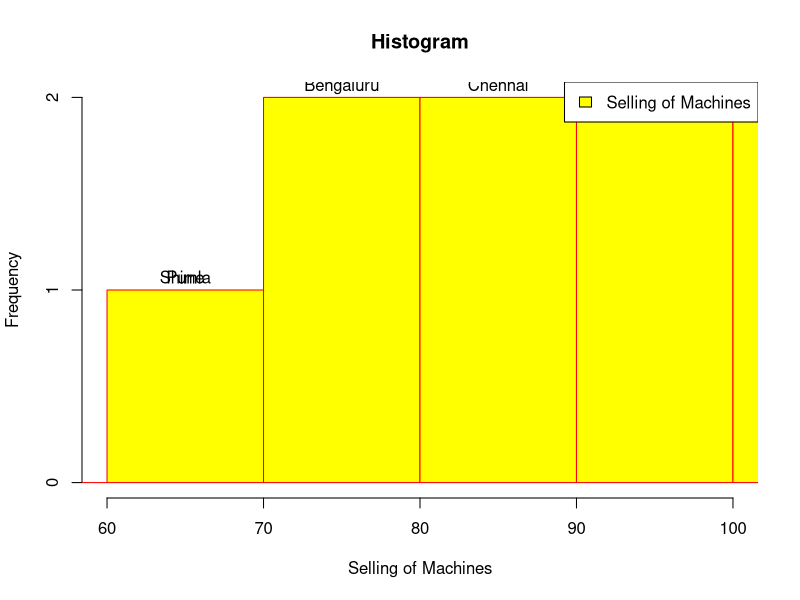
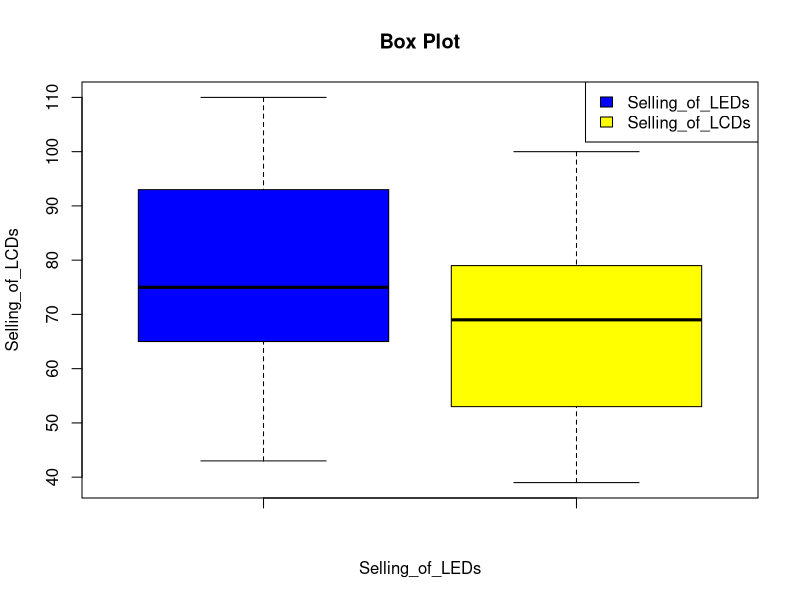
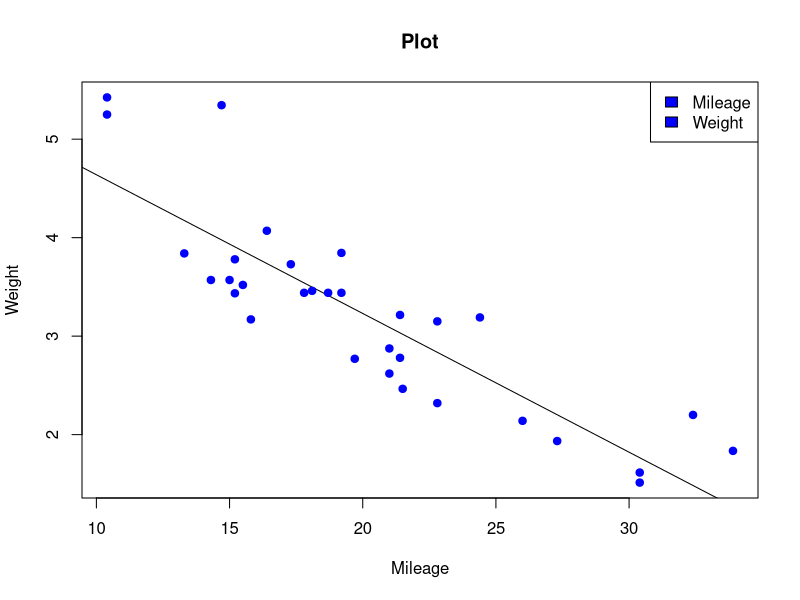
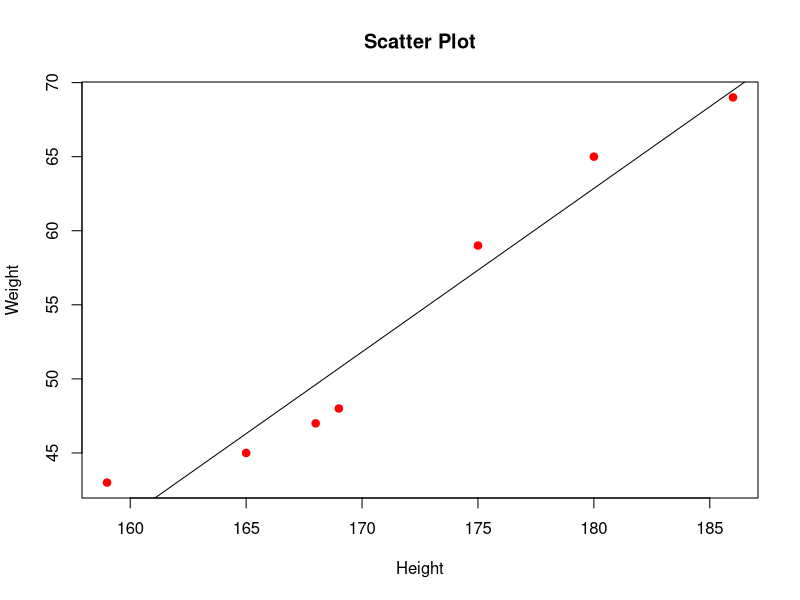

R code for these plots, in order:
#SET 1
# 1

Selling_of_Machines <- c(45,95,105,75,85,80,90,65,110,100)
City <- c("Bhavnagar", "Ahmedabad", "Pune", "Bengaluru", "Chennai", "Mumbai", "Mathura", "Vadodara", "Delhi", "Shimla")

df <- data.frame(Selling_of_Machines, City)
print(df)

hist(df$Selling_of_Machines, labels = df$City, main = "Histogram",xlab = "Selling of Machines", col = "yellow", border = "red", xlim = c(60, 100))
legend(x = "topright", legend = "Selling of Machines", fill = "yellow")


# 2

v <- c(14,76,56,34,23,89,78,10)
print(v)

# Method 1
z <- (v - mean(v)) / sd(v)
print(z)

# Method 2
print(scale(v, scale = TRUE, center = TRUE))

# 3

v1 <- c(12,13,15,17,16,19,20,23,25,27,29,31,NA)
print(v1)

mean <- mean(v1, na.rm = TRUE)
print(mean)

median <- median(v1, na.rm = TRUE)
print(median)

mode <- names(sort(table(v1)))
print(mode)

mode <- names(sort(table(v1)))[1]
print(mode)

mul <- v1 * 2
print(mul)

print(length(v1))

a <- 45
v1 <- c(v1, a)
print(v1)

print(sort(v1 + 5, decreasing = TRUE))

# 4

data <- wilcox.test(mpg ~ am, data = mtcars)
print(data$p.value)

# SET : 2

# 1
Selling_of_LEDs <- c(69,93,110,65,75,80,97,43,55)
Selling_of_LCDs <- c(61,78,100,53,69,80,79,39,48)

df <- data.frame(Selling_of_LEDs, Selling_of_LCDs)
print(df)

boxplot(df$Selling_of_LEDs, df$Selling_of_LCDs, main = "Box Plot", col = c("blue", "yellow"), xlab = "Selling_of_LEDs", ylab = "Selling_of_LCDs")
legend(x = "topright", legend = c("Selling_of_LEDs", "Selling_of_LCDs"), fill = c("blue", "yellow"))

# 2
V1 <- c(124,176,116,134,219,189,178,310)
V2 <- c(110,120,180,200,160,155,168,210)

t.test(V1, mu = 134)
t.test(V1, V2, var.equal = TRUE)
t.test(V1, V2, paired = TRUE)

# 3
v <- c(112,139,195,172,162,119,2202,23,225,217,219,131,NA)

mean <- mean(v, na.rm = TRUE)
print(mean)

median <- median(v1, na.rm = TRUE)
print(median)

mode <- names(sort(table(v)))
print(mode)

mode <- names(sort(table(v)))[1]
print(mode)

maximum <- max(v, na.rm = TRUE)
print(maximum)

minimum <- min(v, na.rm = TRUE)
print(minimum)

print(length(v))

a <- 345
v <- c(v, a)
print(v)

print(sort(v + 5, decreasing = TRUE))


# 3
mileage <- mtcars$mpg
print(mileage)

weight <- mtcars$wt
print(weight)

correlation <- cor(mileage, weight, method = "pearson")
print(correlation)

a <- lm(weight~mileage)
print(a)

plot(mileage, weight, main = "Plot", xlab = "Mileage", ylab = "Weight", abline(lm(weight~mileage)), col = "blue", cex = 1.5, pch = 20)
legend(x = "topright", legend = c("Mileage", "Weight"), fill = c("blue"))


# SET : 3

# 1
Height <- c(165,169,168,159,175,180,186)
print(Height)

Weight <- c(45,48,47,43,59,65,69)
print(Weight)

df <- data.frame(Height, Weight)
print(df)

plot(df$Height, df$Weight, main = "Scatter Plot", xlab = "Height", ylab = "Weight", abline(lm(Weight~Height)), col = "red", cex = 1.5, pch = 20)

# 2
input <- mtcars[,c('mpg', 'hp', 'am')]
print(input)

a <- aov(mpg ~ hp * am, data = mtcars)
print(summary(a))

b <- aov(mpg ~ hp + am, data = mtcars)
print(summary(b))

# 3
v <- c(11,13,15,12,14,19,22,23,25,21,29,31,NA)
print(v)

mean <- mean(v, na.rm = TRUE)
print(mean)

median <- median(v, na.rm = TRUE)
print(median)

mode <- names(sort(table(v)))
print(mode)

mode <- names(sort(table(v)))[1]
print(mode)

mul <- v * 3
print(mul)

print(length(v))

a <- 345
v <- c(v, a)
print(v)

print(sort(v + 5, decreasing = TRUE))

# 4
input <- mtcars[,c('mpg', 'disp', 'hp', 'wt')]
print(input)

model <- lm(mpg ~ disp + hp + wt, data = mtcars)
print(model)
print(summary(model))

xall <- coef(model)[1]
print(xall)

xdisp <- coef(model)[2]
print(xdisp)

xhp <- coef(model)[3]
print(xhp)

xwt <- coef(model)[4]
print(xwt)

a <- xall + xdisp + xhp + xwt
print(a)
